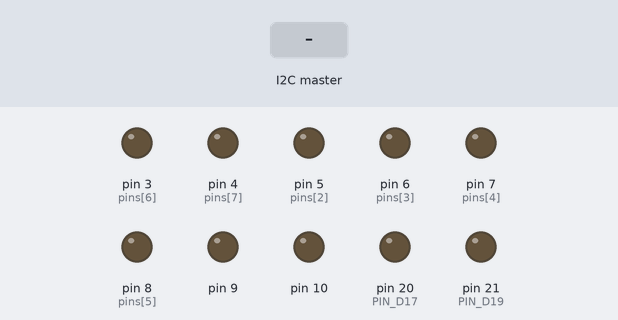
This program was run on a simulated Arduino Uno, built for the host (arithmetic inside an expression is 32-bit, double 64-bit). On the bench: output pins drawn as LEDs (lit = HIGH). Inputs (shaded band) come from the test bench.

Above: at 4.3 s.
4.4 s: the I2C master sends the byte 1
At 5.4 s:
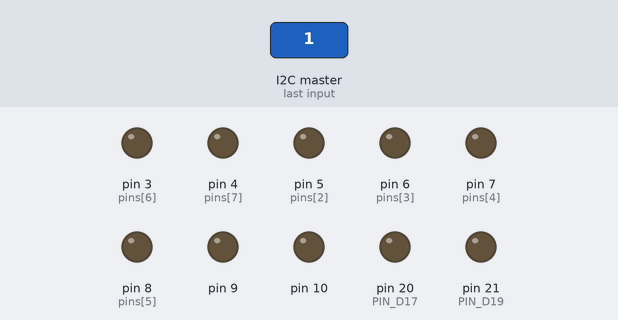
6.0 s: the I2C master sends the byte 0
At 6.6 s:
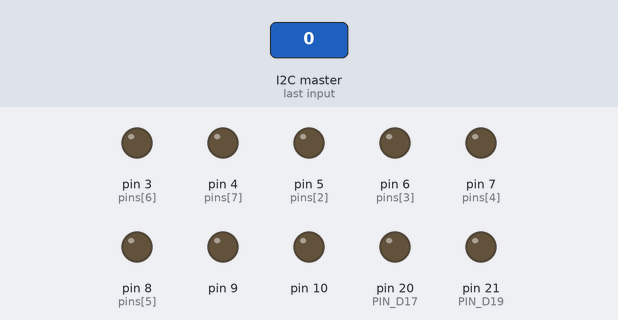
7.6 s: the I2C master sends the byte 2
At 9.0 s:
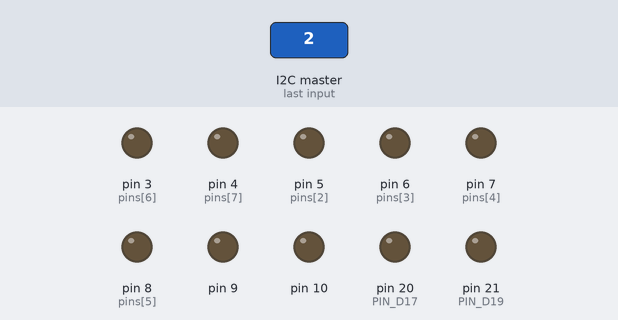
Timing chart, 0 to 10.6 s (numbered marks = the images above; inputs shaded):
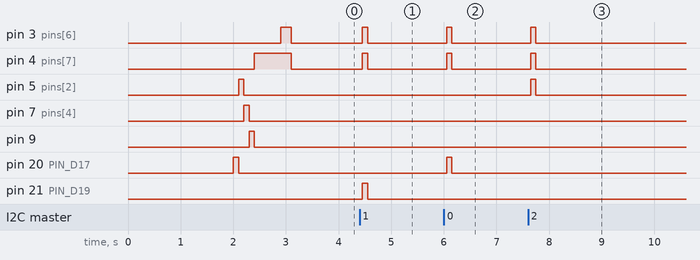

Measured:
- after the input at 4.4 s, pin 3 (pins[6]), pin 4 (pins[7]), pin 21 (PIN_D19): LOW → HIGH after 0.05 s, → LOW 0.10 s later
- after the input at 6.0 s, pin 3 (pins[6]), pin 4 (pins[7]), pin 20 (PIN_D17): LOW → HIGH after 0.05 s, → LOW 0.10 s later
- after the input at 7.6 s, pin 3 (pins[6]), pin 4 (pins[7]), pin 5 (pins[2]): LOW → HIGH after 0.05 s, → LOW 0.10 s later

The program:

main.cpp
```cpp
#include <Arduino.h>
#include <Wire.h>
#include "pins.h"
#include "types.h"

#include "config_32.h"

int timedelay = 100;

const int led1 = PIN_D14;
const int led2 = PIN_D13;
const uint8_t pins[] = {
    PIN_D15, PIN_D16,   //Weiche 1
    PIN_D5, PIN_D6,     //weiche 2
    PIN_D7, PIN_D8,     //weiche 3
    PIN_D3, PIN_D4      //Weiche 4
};

void DataReceive(int numBytes) {}
void DataRequest() {}

void setup()
{
    int delayT = (addr - 0x30) * timedelay * 10;
    delay(delayT);

    Wire.begin(addr);
    Wire.onReceive(DataReceive);
    Wire.onRequest(DataRequest);

    pinMode(led1, OUTPUT);
    pinMode(led2, OUTPUT);

    int counter = sizeof(Elements) / sizeof(Elements[0]);
    for (int i = 0; i < counter; i++)
    {
        switch(Elements[i])
        {
            case ElementType::Weiche:
            {
                pinMode(pins[i*2], OUTPUT);
                pinMode(pins[i*2+1], OUTPUT);
                digitalWrite(pins[i*2], HIGH);
                digitalWrite(pins[i*2+1], LOW);
                delay(timedelay);
                digitalWrite(pins[i*2], LOW);
                break;
            }

            case ElementType::Signal:
            {
                pinMode(pins[i*2], OUTPUT);
                pinMode(pins[i*2+1], OUTPUT);
                digitalWrite(pins[i*2], HIGH);
                digitalWrite(pins[i*2+1], LOW);
                break;
            }

            case ElementType::Block:
            {
                break;
            }

            case ElementType::Trenner:
            {
                pinMode(pins[i*2], OUTPUT);
                digitalWrite(pins[i*2], LOW);
                break;
            }
        }
    }

    digitalWrite(led2, HIGH);
    delay(500);
    digitalWrite(led1, HIGH);
    delay(200);
    digitalWrite(led1, LOW);
    digitalWrite(led2, LOW);
}

void loop()
{
    if (Wire.available())
    {
        digitalWrite(led2, HIGH);
        int data = Wire.read();
        int index = data >> 1;
        int state = data & 0x01;

        ElementType ele = Elements[index];

        switch (ele)
        {
            case ElementType::Weiche:
            {
                digitalWrite(led1, HIGH);
                int pin = state ? pins[index*2+1] : pins[index*2];
                digitalWrite(pin, HIGH);
                delay(timedelay);
                digitalWrite(pin, LOW);
                digitalWrite(led1, LOW);
                break;
            }

            case ElementType::Signal:
            {
                if(state)
                {
                    digitalWrite(pins[index*2], LOW);
                    digitalWrite(pins[index*2+1], HIGH);
                } else {
                    digitalWrite(pins[index*2+1], LOW);
                    digitalWrite(pins[index*2], HIGH);
                }
                digitalWrite(led1, HIGH);
                delay(timedelay);
                digitalWrite(led1, LOW);
                break;
            }

            case ElementType::Block:
            {
                break;
            }

            case ElementType::Trenner:
            {
                digitalWrite(pins[index*2], HIGH);
                delay(1000);
                digitalWrite(pins[index*2], HIGH);
                break;
            }
        }

        digitalWrite(led2, LOW);
    }
}
```

types.h
```cpp
#pragma once

enum ElementType
{
    Weiche,
    Signal,
    Block,
    Trenner
};
```

config_32.h
```cpp
#include <Arduino.h>
#include "types.h"
#include "pins.h"

const byte addr = 0x32;

const ElementType Elements[] = {
        ElementType::Weiche,
        ElementType::Weiche,
        ElementType::Weiche,
        ElementType::Weiche
};
```

pins.h
```cpp
#pragma once

//https://github.com/MCUdude/MiniCore/blob/master/avr/variants/standard/pins_arduino.h#L154
/*
#define PIN_PD0 0
#define PIN_PD1 1
#define PIN_PD2 2
#define PIN_PD3 3
#define PIN_PD4 4
#define PIN_PD5 5
#define PIN_PD6 6
#define PIN_PD7 7
#define PIN_PB0 8
#define PIN_PB1 9
#define PIN_PB2 10
#define PIN_PB3 11
#define PIN_PB4 12
#define PIN_PB5 13
#define PIN_PC0 14 // A0
#define PIN_PC1 15 // A1
#define PIN_PC2 16 // A2
#define PIN_PC3 17 // A3
#define PIN_PC4 18 // A4
#define PIN_PC5 19 // A5
#define PIN_PB6 20 // XTAL1
#define PIN_PB7 21 // XTAL2
#define PIN_PC6 22 // RESET
#define PIN_A6 (6)
#define PIN_A7 (7)
*/

#define PIN_D1 PIN_PC1
#define PIN_D2 PIN_PC0
#define PIN_D3 PIN_PB1
#define PIN_D4 PIN_PB2
#define PIN_D5 PIN_PD5
#define PIN_D6 PIN_PD6
#define PIN_D7 PIN_PD7
#define PIN_D8 PIN_PB0
#define PIN_D9 PIN_PC3
#define PIN_D10 PIN_PD2
#define PIN_D11 PIN_PD1
#define PIN_D12 PIN_PD0
#define PIN_D13 PIN_PD4
#define PIN_D14 PIN_PD3
#define PIN_D15 PIN_PB6
#define PIN_D16 PIN_PB7
#define PIN_D17 PIN_A6
#define PIN_D18 PIN_PC2
#define PIN_D19 PIN_A7

#define PIN_SDA PIN_PC4
#define PIN_SCL PIN_PC5
```
